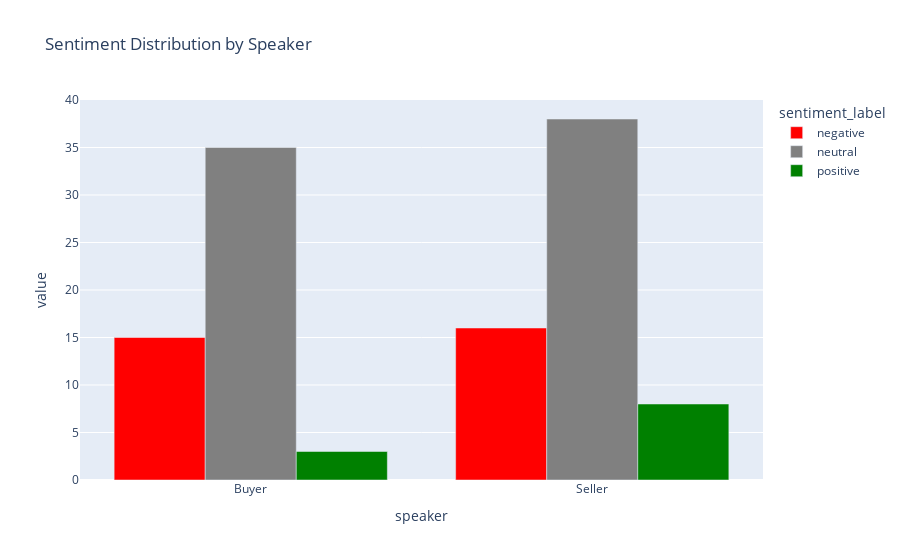

This figure's notebook cell:
### Markdown cell above
## 3. 🧠 NLP & Conversation Analytics

### Code cell
# Sentiment Analysis using lexicon
POSITIVE_WORDS = {'yes', 'great', 'interested', 'love', 'perfect', 'amazing', 'definitely', 
                  'absolutely', 'excellent', 'wonderful', 'impressive', 'excited'}
NEGATIVE_WORDS = {'no', 'not', 'expensive', 'busy', 'later', 'problem', 'issue', 'concern',
                  'difficult', 'impossible', 'reject', 'decline', 'competitor'}

def analyze_sentiment(text):
    """Simple lexicon-based sentiment."""
    if not isinstance(text, str):
        return 'neutral', 0
    words = text.lower().split()
    pos = sum(1 for w in words if w in POSITIVE_WORDS)
    neg = sum(1 for w in words if w in NEGATIVE_WORDS)
    
    if pos > neg:
        return 'positive', (pos - neg) / max(len(words), 1)
    elif neg > pos:
        return 'negative', (neg - pos) / max(len(words), 1)
    return 'neutral', 0

if DATA_LOADED and len(turns_df) > 0 and 'message' in turns_df.columns:
    # Apply to turns
    sentiment_results = turns_df['message'].apply(analyze_sentiment)
    turns_df['sentiment_label'] = [r[0] for r in sentiment_results]
    turns_df['sentiment_score'] = [r[1] for r in sentiment_results]

    # Sentiment by speaker
    sentiment_by_speaker = turns_df.groupby(['speaker', 'sentiment_label']).size().unstack(fill_value=0)

    fig = px.bar(sentiment_by_speaker.reset_index().melt(id_vars='speaker'),
                 x='speaker', y='value', color='sentiment_label',
                 barmode='group', title='Sentiment Distribution by Speaker',
                 color_discrete_map={'positive': 'green', 'negative': 'red', 'neutral': 'gray'})
    fig.show()
else:
    print("⚠️ No conversation data available for sentiment analysis")

### Figure 1 — Plotly figure (JSON) as saved in the notebook; plotly's stock layout.template omitted (floating-point values rounded to 4 significant figures)
{"data": [{"alignmentgroup": "True", "hovertemplate": "sentiment_label=negative<br>speaker=%{x}<br>value=%{y}<extra></extra>", "legendgroup": "negative", "marker": {"color": "red", "pattern": {"shape": ""}}, "name": "negative", "offsetgroup": "negative", "orientation": "v", "showlegend": true, "textposition": "auto", "type": "bar", "x": ["Buyer", "Seller"], "xaxis": "x", "y": [15, 16], "yaxis": "y"}, {"alignmentgroup": "True", "hovertemplate": "sentiment_label=neutral<br>speaker=%{x}<br>value=%{y}<extra></extra>", "legendgroup": "neutral", "marker": {"color": "gray", "pattern": {"shape": ""}}, "name": "neutral", "offsetgroup": "neutral", "orientation": "v", "showlegend": true, "textposition": "auto", "type": "bar", "x": ["Buyer", "Seller"], "xaxis": "x", "y": [35, 38], "yaxis": "y"}, {"alignmentgroup": "True", "hovertemplate": "sentiment_label=positive<br>speaker=%{x}<br>value=%{y}<extra></extra>", "legendgroup": "positive", "marker": {"color": "green", "pattern": {"shape": ""}}, "name": "positive", "offsetgroup": "positive", "orientation": "v", "showlegend": true, "textposition": "auto", "type": "bar", "x": ["Buyer", "Seller"], "xaxis": "x", "y": [3, 8], "yaxis": "y"}], "layout": {"barmode": "group", "legend": {"title": {"text": "sentiment_label"}, "tracegroupgap": 0}, "title": {"text": "Sentiment Distribution by Speaker"}, "xaxis": {"anchor": "y", "domain": [0, 1], "title": {"text": "speaker"}}, "yaxis": {"anchor": "x", "domain": [0, 1], "title": {"text": "value"}}}}
